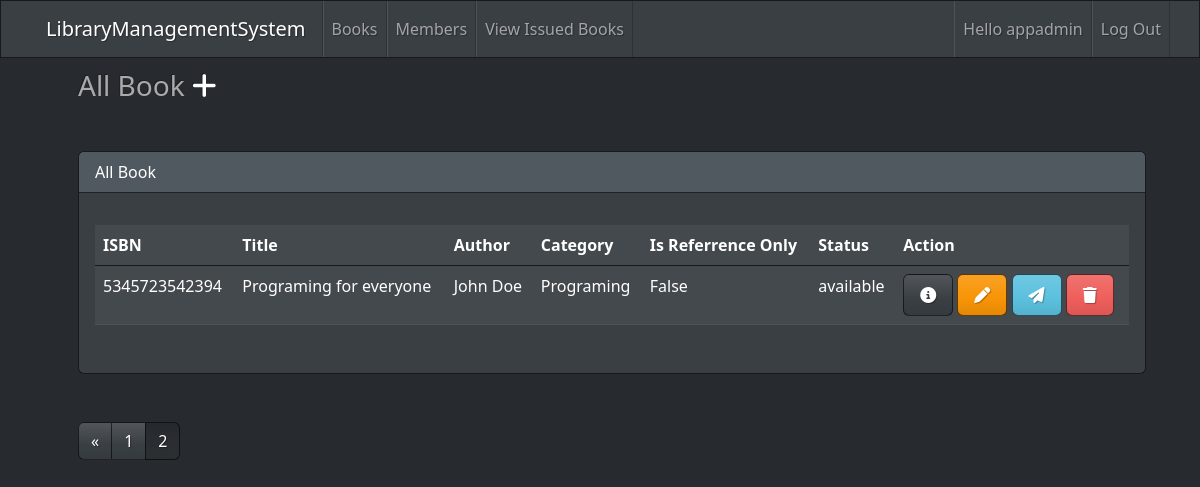
The app's page /books?page=2 (signed in) with its own data.
### base/models.py (models this page shows, shortened)
class Book(models.Model):
    STATUS = [
        ('available', 'Available'),
        ('loned', 'Loned'),
        ('lost', 'Lost'),
    ]
    isbn = models.CharField(max_length=13, unique=True)
    title = models.CharField(max_length=200)
    author = models.ForeignKey(Author, on_delete=models.SET_NULL, null=True)
    category = models.ForeignKey(
        Category, on_delete=models.SET_NULL, null=True)
    is_referrence_only = models.BooleanField(default=False)
    status = models.CharField(
        max_length=50, choices=STATUS, default='available')
    add_date = models.DateTimeField(auto_now_add=True, null=True)
    class Meta:
        ordering = ['-add_date']

class Author(models.Model):
    first_name = models.CharField(max_length=200)
    last_name = models.CharField(max_length=200)
    def __str__(self):
        return f'{self.first_name} {self.last_name}'

class Category(models.Model):
    category_name = models.CharField(max_length=100)
    class Meta:
        verbose_name_plural = 'Categories'
    def __str__(self):
        return self.category_name

### base/decorator.py (the view)
        def wrapper_func(request, *args, **kwargs):
            group = None
            if request.user.groups.exists():
                group = request.user.groups.all()[0].name
            if group in allow_roles:
                return view_func(request, *args, **kwargs)
            return HttpResponse('You are not authorized on this site.')

### base/decorator.py (called while the page is built)
def allowed_user(allow_roles=[]):
    def decorator(view_func):
        def wrapper_func(request, *args, **kwargs):
            group = None
            if request.user.groups.exists():
                group = request.user.groups.all()[0].name
            if group in allow_roles:
                return view_func(request, *args, **kwargs)
            return HttpResponse('You are not authorized on this site.')
        return wrapper_func
    return decorator

### base/views.py (called while the page is built)
@login_required(login_url='login')
@allowed_user(allow_roles=['admin', 'staff'])
def books(request):
    books = Book.objects.all()
    page = request.GET.get('page')
    paginator = Paginator(books, 5) # Show 5 books per page.
    try:
        books_obj = paginator.page(page)
    except PageNotAnInteger:
        page = 1
        books_obj = paginator.page(page)
    except EmptyPage:
        page = paginator.num_pages
        books_obj = paginator.page(page)
    context = {'books_obj': books_obj, 'paginator': paginator}
    return render(request, 'base/books.html', context)

### base/templates/base/books.html (shortened to what this page needs)
{% extends 'base/main.html' %}
{% block content %}
<div class="container-fluid">
  <h3 class="m-4">All Book <a href="{% url 'add_book' %}"><i class="fa-solid fa-plus mt-5"></i></a></h3>
    <div class="row">
        <div class="col-12">
            {% if books_obj %}
            <div class="card text-white bg-primary ms-4 mr-4 mt-4 mb-4">
                <div class="card-header">All Book</div>
                <div class="card-body">
                  <p class="card-text">
                    <div class="table-responsive">
                        <table class="table">
                            <thead>
                              <tr>
                                <th scope="col">ISBN</th>
                                <th scope="col">Title</th>
                                <th scope="col">Author</th>
                                <th scope="col">Category</th>
                                <th scope="col">Is Referrence Only</th>
                                <th scope="col">Status</th>
                                <th scope="col">Action</th>
                              </tr>
                            </thead>
                            <tbody>
                            {% for book in books_obj %}
                              <tr class="table-primary">
                                <td>{{book.isbn}}</td>
                                <td>{{book.title}}</td>
                                <td>{{book.author}}</td>
                                <td>{{book.category}}</td>
                                <td>{{book.is_referrence_only}}</td>
                                <td>{{book.status}}</td>
                                {% if request.user.is_staff %}
                                <td>
                                  <a href="{% url 'single_book' book.id %}" data-bs-toggle="modal" data-bs-target="#viewBook{{book.id}}"><i class="fa-solid fa-circle-info btn btn-primary"></i></a>
                                  <a href="{% url 'edit_book' book.id %}"><i class="fa-solid fa-pen btn btn-warning"></i></a>
                                  {% if not book.status == 'loned' and not book.is_referrence_only  %}
                                  <a href="{% url 'issue_book' book.id %}"><i class="fa-solid fa-paper-plane btn btn-info"></i></a>
                                  {% endif %}
                                  <a href="" data-bs-toggle="modal" data-bs-target="#deleteBook{{book.id}}"><i class="fa-solid fa-trash btn btn-danger"></i></a>
                                </td>
                                {% endif %}
                              </tr>
                            {% endfor %}
                            </tbody>
                          </table>
                        </div>
                  </p>
                </div>
              </div>
              {% else %}
              <h5 class="alert alert-primary">No book record</h5>
              {% endif %}
        </div>
    </div>
    {% if paginator.num_pages > 1 %}
    <div class="m-4">
      <ul class="pagination">
        {% if books_obj.has_previous %}
        <li class="page-item">
          <a class="page-link" href="?page={{books_obj.previous_page_number}}">&laquo;</a>
        </li>
        {% endif %}
        {% for page in paginator.page_range %}
        {% if page == books_obj.number %}
        <li class="page-item active">
          <a class="page-link" href="?page={{page}}">{{page}}</a>
        </li>
        {% else %}
        <li class="page-item">
          <a class="page-link" href="?page={{page}}">{{page}}</a>
        </li>
        {% endif %}
        {% endfor %}
      </ul>
    </div>
    {% endif %}
{% endblock content %}

### templates/base/nav.html (shortened to what this page needs)
<div class="navbar navbar-expand-lg fixed-top navbar-dark bg-primary">
    <div class="container">
      <span class="navbar-brand">LibraryManagementSystem</span>
      <div class="collapse navbar-collapse" id="navbarResponsive">
        {% if request.user.is_staff %}
        <ul class="navbar-nav">
            <li class="nav-item">
              <a class="nav-link" href="{% url 'books' %}"
                >Books
              </a>
            </li>
            <li class="nav-item">
              <a class="nav-link" href="{% url 'members' %}">Members</a>
            </li>
            <li class="nav-item">
              <a class="nav-link" href="{% url 'issued_books' %}">View Issued Books</a>
            </li>
        </ul>
        <ul class="navbar-nav ms-md-auto">
          <li class="nav-item">
            <span class="nav-link">Hello {{request.user.username}}</span>
          </li>
          <li class="nav-item">
            <a class="nav-link" href="{% url 'logout' %}">Log Out</a>
          </li>
        </ul>
        {% else %}
        <ul class="navbar-nav ms-md-auto">
            <li class="nav-item">
                <a class="nav-link" href="{% url 'login' %}">Login/Sign Up</a>
            </li>
        </ul>
        {% endif %}
      </div>
    </div>
  </div>

### records on screen
Book: isbn "5345723542394", title "Programing for everyone", author "John Doe", category "Programing", is_referrence_only "False", status "available"

### other values on screen
{{ request.user.username }} "appadmin"
{{ page }} "1"
{{ page }} "2"
